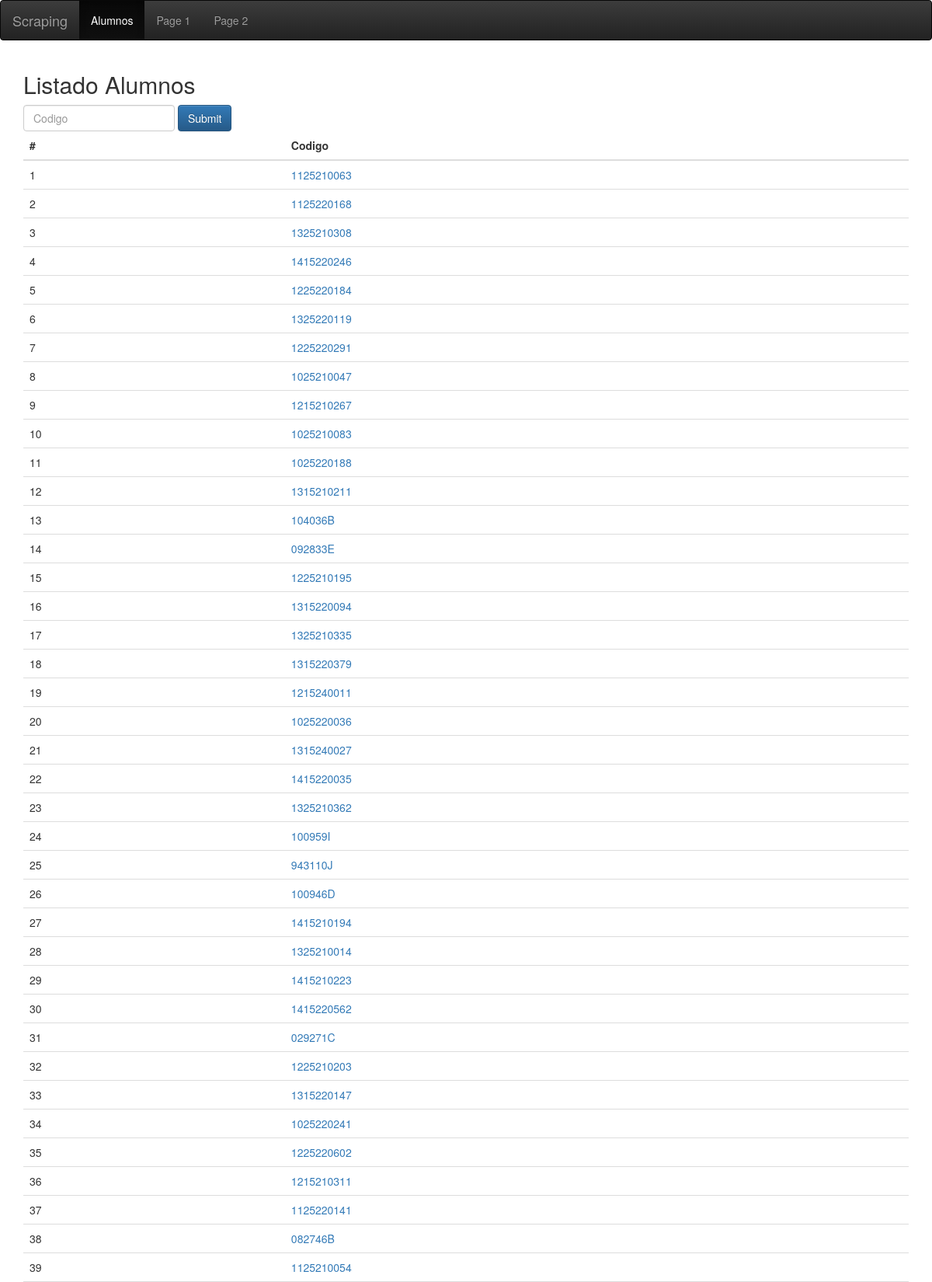
Screenshot of /alumnos/ (upper part) with the database file from the repository.
### unac/models.py (models this page shows, shortened)
class Alumnos(models.Model):
    escuela = models.ForeignKey(Escuela, related_name='escuela_alumnos')
    creado = models.DateTimeField("Fecha", auto_now_add=True, null=True)
    codigo = models.CharField("Codigo", max_length=120, unique=True)
    alumno = models.CharField("Alumno", max_length=120)
    class Meta:
        verbose_name = "Alumnos"
        verbose_name_plural = "Alumnoss"

### unac/views.py (the view)
# urls.py: url(r"^alumnos/$", alumnos, name="alumnos"),
def alumnos(request):
    alumnos = Alumnos.objects.all().order_by("-creado")
    if request.method == "POST":
        codigo = request.POST.get("codigo", False)
        if codigo:
            curso = Scraping(codigo)
            curso.get_data()
            return redirect(reverse("unac:alumnos"))
    return render(request, "alumnos.html", locals())

### templates/alumnos.html (shortened to what this page needs)
<!DOCTYPE html>
<html lang="en">
<head>
</head>
<body>
    {% include "./common.html" %}
    <div class="container">
      <h2>Listado Alumnos</h2>
      <form class="form-inline" method="POST" action=".">
        <input type="text" name="codigo" class="form-control mb-2 mr-sm-2 mb-sm-0" id="inlineFormInput" placeholder="Codigo">
        <button type="submit" class="btn btn-primary">Submit</button>
      </form>
      <div class="table-responsive">
      <table class="table">
        <thead>
          <tr>
            <th>#</th>
            <th>Codigo</th>
          </tr>
        </thead>
        <tbody>
          {% for alumno in alumnos %}
          <tr>
            <td>{{forloop.counter}}</td>
            <td><a href="{% url 'unac:notas' alumno.pk %}">{{alumno.codigo}}</a></td>
          </tr>
          {% endfor %}
        </tbody>
      </table>
      </div>
    </div>
</body>
</html>

### rows the page displays
Alumnos: codigo "1125210063"
Alumnos: codigo "1125220168"
Alumnos: codigo "1325210308"
Alumnos: codigo "1415220246"
Alumnos: codigo "1225220184"
Alumnos: codigo "1325220119"
Alumnos: codigo "1225220291"
Alumnos: codigo "1025210047"
Alumnos: codigo "1215210267"
Alumnos: codigo "1025210083"
Alumnos: codigo "1025220188"
Alumnos: codigo "1315210211"
Alumnos: codigo "104036B"
Alumnos: codigo "092833E"
Alumnos: codigo "1225210195"
Alumnos: codigo "1315220094"
Alumnos: codigo "1325210335"
Alumnos: codigo "1315220379"
Alumnos: codigo "1215240011"
Alumnos: codigo "1025220036"
Alumnos: codigo "1315240027"
Alumnos: codigo "1415220035"
Alumnos: codigo "1325210362"
Alumnos: codigo "100959I"
Alumnos: codigo "943110J"
Alumnos: codigo "100946D"
Alumnos: codigo "1415210194"
Alumnos: codigo "1325210014"
Alumnos: codigo "1415210223"
Alumnos: codigo "1415220562"
Alumnos: codigo "029271C"
Alumnos: codigo "1225210203"
Alumnos: codigo "1315220147"
Alumnos: codigo "1025220241"
Alumnos: codigo "1225220602"
Alumnos: codigo "1215210311"
Alumnos: codigo "1125220141"
Alumnos: codigo "082746B"
Alumnos: codigo "1125210054"
